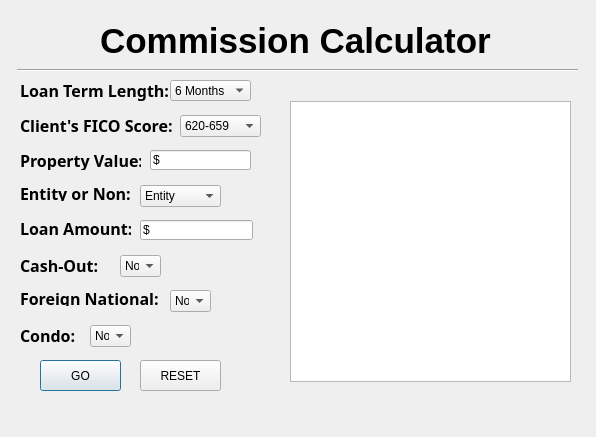
<?xml version="1.0" encoding="UTF-8"?>
<ui version="4.0">
 <class>Dialog</class>
 <widget class="QDialog" name="Dialog">
  <property name="geometry">
   <rect>
    <x>0</x>
    <y>0</y>
    <width>596</width>
    <height>437</height>
   </rect>
  </property>
  <property name="windowTitle">
   <string>Cal Cap Lending Commision Calculator</string>
  </property>
  <property name="windowIcon">
   <iconset theme="hello">
    <normaloff>../../PythonApplication7/PythonApplication7</normaloff>../../PythonApplication7/PythonApplication7</iconset>
  </property>
  <widget class="QLabel" name="term_label">
   <property name="geometry">
    <rect>
     <x>20</x>
     <y>80</y>
     <width>161</width>
     <height>21</height>
    </rect>
   </property>
   <property name="font">
    <font>
     <family>Yu Gothic</family>
     <pointsize>12</pointsize>
     <weight>75</weight>
     <bold>true</bold>
    </font>
   </property>
   <property name="text">
    <string>Loan Term Length:</string>
   </property>
  </widget>
  <widget class="QLabel" name="fico_label">
   <property name="geometry">
    <rect>
     <x>20</x>
     <y>115</y>
     <width>161</width>
     <height>20</height>
    </rect>
   </property>
   <property name="font">
    <font>
     <family>Yu Gothic</family>
     <pointsize>12</pointsize>
     <weight>75</weight>
     <bold>true</bold>
    </font>
   </property>
   <property name="text">
    <string>Client's FICO Score:</string>
   </property>
  </widget>
  <widget class="QLabel" name="ltv_label">
   <property name="geometry">
    <rect>
     <x>20</x>
     <y>150</y>
     <width>121</width>
     <height>20</height>
    </rect>
   </property>
   <property name="font">
    <font>
     <family>Yu Gothic</family>
     <pointsize>12</pointsize>
     <weight>75</weight>
     <bold>true</bold>
    </font>
   </property>
   <property name="text">
    <string>Property Value:</string>
   </property>
  </widget>
  <widget class="QLabel" name="entity_label">
   <property name="geometry">
    <rect>
     <x>20</x>
     <y>185</y>
     <width>111</width>
     <height>16</height>
    </rect>
   </property>
   <property name="font">
    <font>
     <family>Yu Gothic</family>
     <pointsize>12</pointsize>
     <weight>75</weight>
     <bold>true</bold>
    </font>
   </property>
   <property name="text">
    <string>Entity or Non:</string>
   </property>
  </widget>
  <widget class="QLabel" name="amount_label">
   <property name="geometry">
    <rect>
     <x>20</x>
     <y>220</y>
     <width>111</width>
     <height>16</height>
    </rect>
   </property>
   <property name="font">
    <font>
     <family>Yu Gothic</family>
     <pointsize>12</pointsize>
     <weight>75</weight>
     <bold>true</bold>
    </font>
   </property>
   <property name="text">
    <string>Loan Amount:</string>
   </property>
  </widget>
  <widget class="QComboBox" name="term_input">
   <property name="geometry">
    <rect>
     <x>170</x>
     <y>80</y>
     <width>81</width>
     <height>21</height>
    </rect>
   </property>
   <item>
    <property name="text">
     <string>6 Months</string>
    </property>
   </item>
   <item>
    <property name="text">
     <string>12 Months</string>
    </property>
   </item>
   <item>
    <property name="text">
     <string>18 Months</string>
    </property>
   </item>
   <item>
    <property name="text">
     <string>24 Months</string>
    </property>
   </item>
  </widget>
  <widget class="QComboBox" name="fico_input">
   <property name="geometry">
    <rect>
     <x>180</x>
     <y>115</y>
     <width>81</width>
     <height>22</height>
    </rect>
   </property>
   <item>
    <property name="text">
     <string>620-659</string>
    </property>
   </item>
   <item>
    <property name="text">
     <string>660-699</string>
    </property>
   </item>
   <item>
    <property name="text">
     <string>700+</string>
    </property>
   </item>
  </widget>
  <widget class="QLineEdit" name="amount_input">
   <property name="geometry">
    <rect>
     <x>140</x>
     <y>220</y>
     <width>113</width>
     <height>20</height>
    </rect>
   </property>
   <property name="text">
    <string>$</string>
   </property>
  </widget>
  <widget class="Line" name="line">
   <property name="geometry">
    <rect>
     <x>17</x>
     <y>60</y>
     <width>561</width>
     <height>20</height>
    </rect>
   </property>
   <property name="orientation">
    <enum>Qt::Horizontal</enum>
   </property>
  </widget>
  <widget class="QLabel" name="title_label">
   <property name="geometry">
    <rect>
     <x>100</x>
     <y>20</y>
     <width>401</width>
     <height>41</height>
    </rect>
   </property>
   <property name="font">
    <font>
     <family>Arial</family>
     <pointsize>26</pointsize>
     <weight>75</weight>
     <bold>true</bold>
    </font>
   </property>
   <property name="layoutDirection">
    <enum>Qt::LeftToRight</enum>
   </property>
   <property name="text">
    <string>Commission Calculator</string>
   </property>
  </widget>
  <widget class="QLineEdit" name="ltv_input">
   <property name="geometry">
    <rect>
     <x>150</x>
     <y>150</y>
     <width>101</width>
     <height>20</height>
    </rect>
   </property>
   <property name="text">
    <string>$</string>
   </property>
  </widget>
  <widget class="QPushButton" name="go_button">
   <property name="geometry">
    <rect>
     <x>40</x>
     <y>360</y>
     <width>81</width>
     <height>31</height>
    </rect>
   </property>
   <property name="text">
    <string>GO</string>
   </property>
  </widget>
  <widget class="QPushButton" name="reset_button">
   <property name="geometry">
    <rect>
     <x>140</x>
     <y>360</y>
     <width>81</width>
     <height>31</height>
    </rect>
   </property>
   <property name="text">
    <string>RESET</string>
   </property>
  </widget>
  <widget class="QTextBrowser" name="output_box">
   <property name="geometry">
    <rect>
     <x>290</x>
     <y>101</y>
     <width>281</width>
     <height>281</height>
    </rect>
   </property>
  </widget>
  <widget class="QComboBox" name="entity_input">
   <property name="geometry">
    <rect>
     <x>140</x>
     <y>185</y>
     <width>81</width>
     <height>22</height>
    </rect>
   </property>
   <item>
    <property name="text">
     <string>Entity</string>
    </property>
   </item>
   <item>
    <property name="text">
     <string>Non-Entity</string>
    </property>
   </item>
  </widget>
  <widget class="QLabel" name="label">
   <property name="geometry">
    <rect>
     <x>20</x>
     <y>255</y>
     <width>101</width>
     <height>21</height>
    </rect>
   </property>
   <property name="font">
    <font>
     <family>Yu Gothic</family>
     <pointsize>12</pointsize>
     <weight>75</weight>
     <bold>true</bold>
    </font>
   </property>
   <property name="text">
    <string>Cash-Out:</string>
   </property>
  </widget>
  <widget class="QLabel" name="label_2">
   <property name="geometry">
    <rect>
     <x>20</x>
     <y>290</y>
     <width>141</width>
     <height>16</height>
    </rect>
   </property>
   <property name="font">
    <font>
     <family>Yu Gothic</family>
     <pointsize>12</pointsize>
     <weight>75</weight>
     <bold>true</bold>
    </font>
   </property>
   <property name="text">
    <string>Foreign National:</string>
   </property>
  </widget>
  <widget class="QLabel" name="label_3">
   <property name="geometry">
    <rect>
     <x>20</x>
     <y>325</y>
     <width>61</width>
     <height>21</height>
    </rect>
   </property>
   <property name="font">
    <font>
     <family>Yu Gothic</family>
     <pointsize>12</pointsize>
     <weight>75</weight>
     <bold>true</bold>
    </font>
   </property>
   <property name="text">
    <string>Condo:</string>
   </property>
  </widget>
  <widget class="QComboBox" name="cash_out">
   <property name="geometry">
    <rect>
     <x>120</x>
     <y>255</y>
     <width>41</width>
     <height>22</height>
    </rect>
   </property>
   <item>
    <property name="text">
     <string>No</string>
    </property>
   </item>
   <item>
    <property name="text">
     <string>Yes</string>
    </property>
   </item>
  </widget>
  <widget class="QComboBox" name="fnational">
   <property name="geometry">
    <rect>
     <x>170</x>
     <y>290</y>
     <width>41</width>
     <height>22</height>
    </rect>
   </property>
   <item>
    <property name="text">
     <string>No</string>
    </property>
   </item>
   <item>
    <property name="text">
     <string>Yes</string>
    </property>
   </item>
  </widget>
  <widget class="QComboBox" name="condo">
   <property name="geometry">
    <rect>
     <x>90</x>
     <y>325</y>
     <width>41</width>
     <height>22</height>
    </rect>
   </property>
   <item>
    <property name="text">
     <string>No</string>
    </property>
   </item>
   <item>
    <property name="text">
     <string>Yes</string>
    </property>
   </item>
  </widget>
 </widget>
 <tabstops>
  <tabstop>term_input</tabstop>
  <tabstop>fico_input</tabstop>
  <tabstop>ltv_input</tabstop>
  <tabstop>entity_input</tabstop>
  <tabstop>amount_input</tabstop>
  <tabstop>cash_out</tabstop>
  <tabstop>fnational</tabstop>
  <tabstop>condo</tabstop>
  <tabstop>go_button</tabstop>
  <tabstop>reset_button</tabstop>
  <tabstop>output_box</tabstop>
 </tabstops>
 <resources/>
 <connections/>
</ui>
